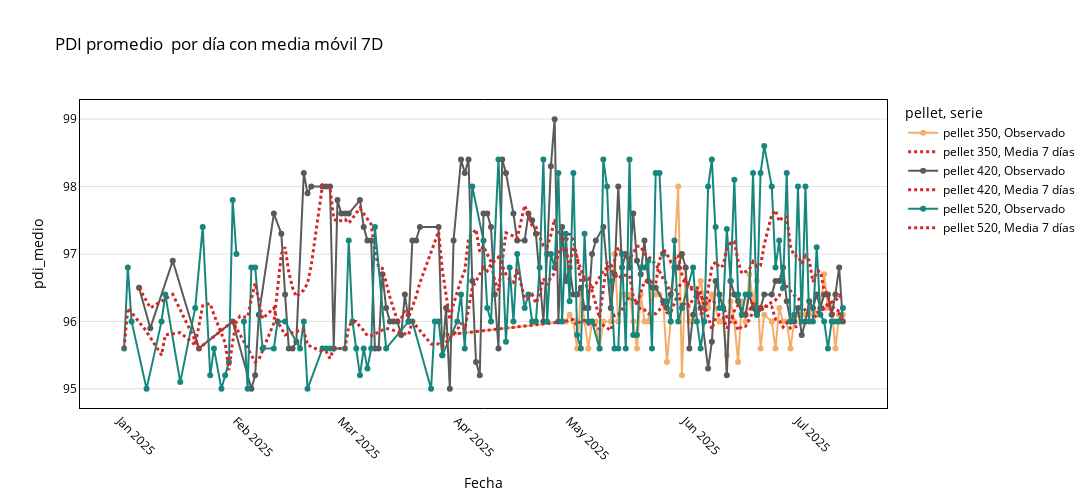

The code cell stored with this chart in its notebook:
### Code cell
fig = line_with_rolling(
    df=summary_pel_date,
    x="Fecha",
    y="pdi_medio",     # <- tu métrica
    color="pellet",    # <- tu categoría (equivalente a hue)
    window="7D",       # "7D" = ventana temporal de 7 días; usa 7 si son 7 observaciones
    title="PDI promedio  por día con media móvil 7D",
    color_discrete_map={
        # opcional: colores corporativos por 'pellet'
        "pellet 520": "#17877D",
        "pellet 420": "#5A5A5A",
        "pellet 350": "#f5ad68"
        # ...'pellet 520', 'pellet 420', 'pellet 350'
    }
)
fig.show()
s3.save_plotly_html(fig, f"pdi_by_date_pellet.html")
